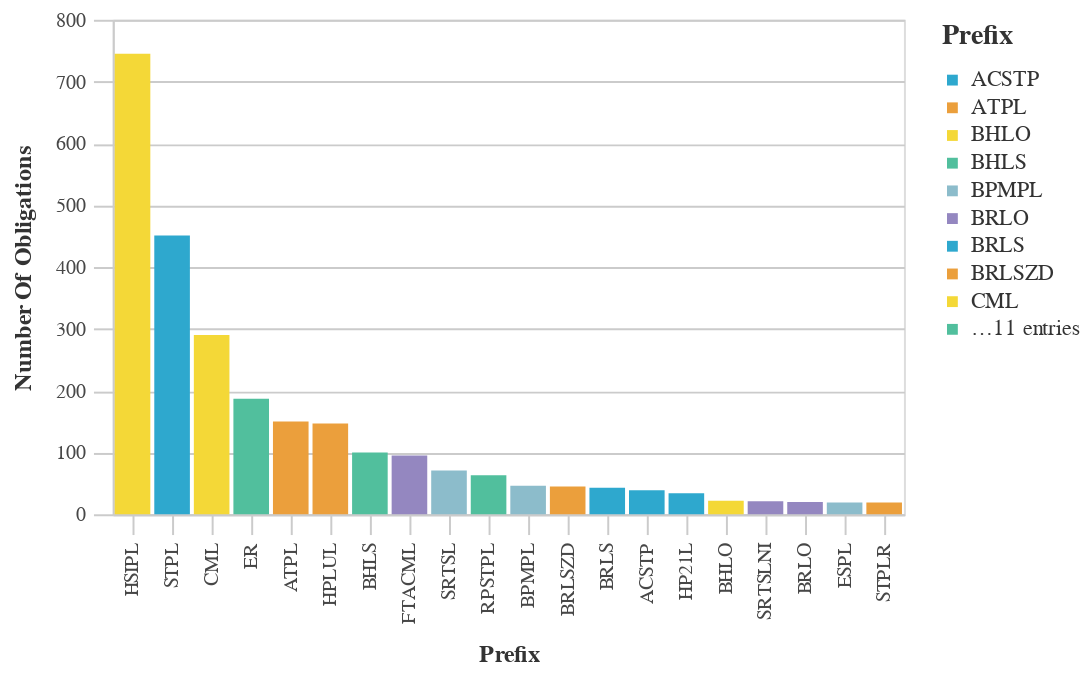

Here is the notebook cell this chart was saved with:
### Code cell
#Bar chart with the Most Used Prefix Counts
chart_df = (df_top>>filter(_.variable=='prefix')).rename(columns={"value":"Prefix",
                                 "count":"Number of Obligations"})
chart9= (_dla_utils_reports.basic_bar_chart_no_save(chart_df, 'Prefix', 'Number of Obligations', 'Prefix', district))
    
display(HTML("<h4><strong>Most Used Prefix Codes</strong></h4>"))
chart9

### Figure 1 — Vega-Lite specification as saved in the notebook (floating-point values rounded to 4 significant figures)
{"config": {"view": {"continuousWidth": 400, "continuousHeight": 300}, "axis": {"domainColor": "#cbcbcb", "grid": true, "gridColor": "#cbcbcb", "gridWidth": 1, "labelColor": "#474747", "labelFont": "Nunito Sans", "labelFontSize": 10, "labelPadding": 4, "tickColor": "#cbcbcb", "tickSize": 10, "titleColor": "#333", "titleFont": "Raleway", "titleFontSize": 12, "titlePadding": 10}, "axisBand": {"grid": false}, "background": "white", "font": "Raleway", "header": {"labelFont": "Nunito Sans", "titleFont": "Raleway"}, "legend": {"labelColor": "#333", "labelFont": "Nunito Sans", "labelFontSize": 11, "labelLimit": 0, "padding": 1, "symbolSize": 30, "symbolType": "square", "titleColor": "#333", "titleFont": "Raleway", "titleFontSize": 14, "titlePadding": 10}, "title": {"anchor": "middle", "font": "Raleway", "fontSize": 18, "fontWeight": 300, "offset": 20}}, "data": {"name": "data-11803acbc94eb6dc5dd3e21458c1f9f1"}, "mark": "bar", "encoding": {"color": {"field": "Prefix", "legend": {"symbolLimit": 10, "title": "Prefix"}, "scale": {"range": ["#2EA8CE", "#EB9F3C", "#F4D837", "#51BF9D", "#8CBCCB", "#9487C0"]}, "type": "nominal"}, "tooltip": [{"field": "Prefix", "type": "nominal"}, {"field": "Number of Obligations", "type": "quantitative"}], "x": {"field": "Prefix", "sort": "-y", "title": "Prefix", "type": "nominal"}, "y": {"field": "Number of Obligations", "title": "Number Of Obligations", "type": "quantitative"}}, "height": 250, "width": 400, "$schema": "https://vega.github.io/schema/vega-lite/v4.17.0.json", "datasets": {"data-11803acbc94eb6dc5dd3e21458c1f9f1": [{"Prefix": "HSIPL", "Number of Obligations": 745, "variable": "prefix"}, {"Prefix": "STPL", "Number of Obligations": 451, "variable": "prefix"}, {"Prefix": "CML", "Number of Obligations": 290, "variable": "prefix"}, {"Prefix": "ER", "Number of Obligations": 187, "variable": "prefix"}, {"Prefix": "ATPL", "Number of Obligations": 150, "variable": "prefix"}, {"Prefix": "HPLUL", "Number of Obligations": 147, "variable": "prefix"}, {"Prefix": "BHLS", "Number of Obligations": 100, "variable": "prefix"}, {"Prefix": "FTACML", "Number of Obligations": 95, "variable": "prefix"}, {"Prefix": "SRTSL", "Number of Obligations": 71, "variable": "prefix"}, {"Prefix": "RPSTPL", "Number of Obligations": 63, "variable": "prefix"}, {"Prefix": "BPMPL", "Number of Obligations": 46, "variable": "prefix"}, {"Prefix": "BRLSZD", "Number of Obligations": 45, "variable": "prefix"}, {"Prefix": "BRLS", "Number of Obligations": 43, "variable": "prefix"}, {"Prefix": "ACSTP", "Number of Obligations": 39, "variable": "prefix"}, {"Prefix": "HP21L", "Number of Obligations": 34, "variable": "prefix"}, {"Prefix": "BHLO", "Number of Obligations": 22, "variable": "prefix"}, {"Prefix": "SRTSLNI", "Number of Obligations": 21, "variable": "prefix"}, {"Prefix": "BRLO", "Number of Obligations": 20, "variable": "prefix"}, {"Prefix": "ESPL", "Number of Obligations": 19, "variable": "prefix"}, {"Prefix": "STPLR", "Number of Obligations": 19, "variable": "prefix"}]}}
